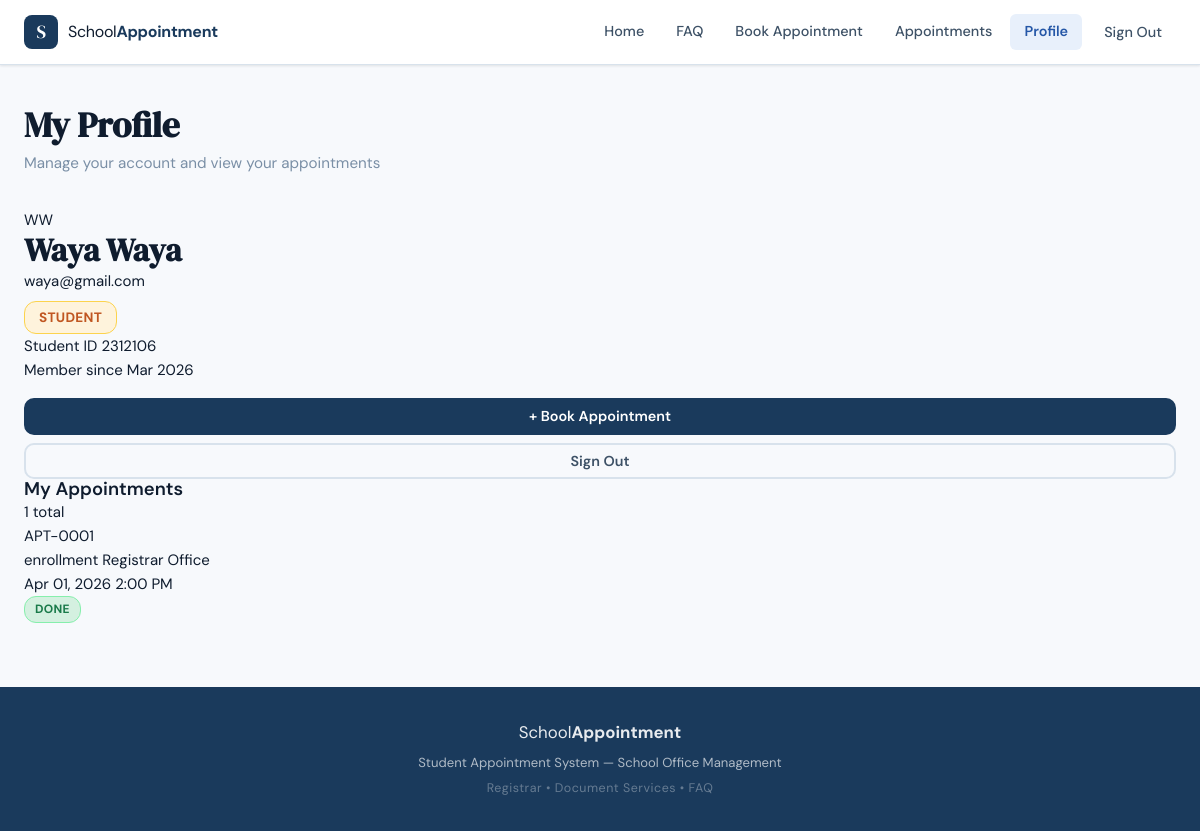
Page /profile/ (signed in) on the committed database.
### accounts/models.py (models this page shows, shortened)
class UserProfile(models.Model):
    ROLE_CHOICES = [
        ('student', 'Student'),
        ('staff', 'Staff'),
        ('admin', 'Admin'),
    ]
    user = models.OneToOneField(User, on_delete=models.CASCADE, related_name='profile')
    role = models.CharField(max_length=20, choices=ROLE_CHOICES, default='student')
    student_id = models.CharField(max_length=50, blank=True, null=True, verbose_name="Student ID")
    contact = models.CharField(max_length=20, blank=True, null=True)
    created_at = models.DateTimeField(auto_now_add=True)

### appointments/models.py (models this page shows, shortened)
class Appointment(models.Model):
    STATUS_CHOICES = [
        ('pending', 'Pending'),
        ('approved', 'Approved'),
        ('done', 'Done'),
        ('cancelled', 'Cancelled'),
    ]
    PURPOSE_CHOICES = [
        ('tor_request', 'Transcript of Records (TOR) Request'),
        ('document_request', 'Document Request'),
        ('certification', 'Certification / Certificate of Enrollment'),
        ('good_moral', 'Good Moral Certificate'),
        ('diploma_request', 'Diploma / Graduation Documents'),
        ('grade_inquiry', 'Grade / Academic Inquiry'),
        ('other', 'Other Concern'),
    ]
    OFFICE_CHOICES = [
        ('registrar', 'Registrar Office'),
        ('document', 'Document Services'),
    ]
    student_name = models.CharField(max_length=150, verbose_name="Full Name")
    student_id = models.CharField(
        max_length=50, blank=True, null=True,
        verbose_name="Student ID / Reference No."
    )
    email = models.EmailField(verbose_name="Email Address")
    contact = models.CharField(max_length=20, verbose_name="Contact Number")
    office = models.CharField(
        max_length=50, choices=OFFICE_CHOICES,
        default='registrar', verbose_name="School Office"
    )
    date = models.DateField(verbose_name="Appointment Date")
    time = models.TimeField(verbose_name="Appointment Time")
    purpose = models.CharField(
        max_length=50, choices=PURPOSE_CHOICES,
        verbose_name="Purpose / Concern"
    )
    notes = models.TextField(
        blank=True, null=True,
        verbose_name="Additional Notes"
    )
    status = models.CharField(
        max_length=20, choices=STATUS_CHOICES,
        default='pending', verbose_name="Status"
    )
    created_at = models.DateTimeField(auto_now_add=True)
    updated_at = models.DateTimeField(auto_now=True)
    class Meta:
        ordering = ['-date', '-time']
        verbose_name = "Appointment"
        verbose_name_plural = "Appointments"
    def get_status_badge_class(self):
        classes = {
            'pending': 'badge-pending',
            'approved': 'badge-approved',
            'done': 'badge-done',
            'cancelled': 'badge-cancelled',
        }
        return classes.get(self.status, 'badge-pending')

### appointments/views.py (the view)
# urls.py: path('profile/',  views.profile_view,  name='profile'),
@login_required
def profile_view(request):
    profile, _ = UserProfile.objects.get_or_create(
        user=request.user,
        defaults={'role': 'student'}
    )
    from appointments.models import Appointment
    my_appointments = Appointment.objects.filter(
        email=request.user.email
    ).order_by('-date')
    return render(request, 'accounts/profile.html', {
        'profile': profile,
        'my_appointments': my_appointments,
    })

### accounts/templates/accounts/profile.html (shortened to what this page needs)
{% extends 'appointments/base.html' %}
{% block content %}
  <div class="page-container">
    <div class="page-header">
      <div class="page-title-group">
        <h1 class="page-title">My Profile</h1>
        <p class="page-subtitle">Manage your account and view your appointments</p>
      </div>
    </div>
    <div class="profile-layout">
      <aside class="profile-sidebar">
        <div class="profile-card">
          <div class="profile-avatar">{{ request.user.first_name|first|upper }}{{ request.user.last_name|first|upper }}</div>
          <h2 class="profile-name">{{ request.user.get_full_name|default:request.user.username }}</h2>
          <p class="profile-email">{{ request.user.email }}</p>
          <span class="badge
          {% if profile.role == 'admin' %}
              badge-approved
            {% elif profile.role == 'staff' %}
              badge-done
            {% else %}
              badge-pending
            {% endif %}
          badge-lg"
            style="margin-top:8px">
            {{ profile.get_role_display }}
          </span>
          <div class="profile-meta">
            {% if profile.student_id %}
              <div class="profile-meta-row">
                <span class="profile-meta-label">Student ID</span>
                <span class="profile-meta-value">{{ profile.student_id }}</span>
              </div>
            {% endif %}
            <div class="profile-meta-row">
              <span class="profile-meta-label">Member since</span>
              <span class="profile-meta-value">{{ request.user.date_joined|date:'M Y' }}</span>
            </div>
          </div>
          {% if not user.profile.role in 'staff,admin' %}
            <a href="{% url 'book_appointment' %}" class="btn btn-primary" style="width:100%;justify-content:center;margin-top:16px">+ Book Appointment</a>
          {% endif %}
          <form method="post" action="{% url 'logout' %}" style="margin-top:8px">
            <button type="submit" class="btn btn-ghost" style="width:100%;justify-content:center">Sign Out</button>
          </form>
        </div>
      </aside>
      <div class="profile-main">
        <div class="profile-section-header">
          <h3>My Appointments</h3>
          <span class="profile-count">{{ my_appointments.count }} total</span>
        </div>
        {% if my_appointments %}
          <div class="profile-appt-list">
            {% for appt in my_appointments %}
              <div class="profile-appt-item">
                <div class="profile-appt-left">
                  <div class="profile-appt-ref">APT-{{ appt.id|stringformat:'04d' }}</div>
                  <div class="profile-appt-info">
                    <span class="profile-appt-purpose">{{ appt.get_purpose_display }}</span>
                    <span class="profile-appt-office">{{ appt.get_office_display }}</span>
                  </div>
                </div>
                <div class="profile-appt-right">
                  <div class="profile-appt-date">
                    <span>{{ appt.date|date:'M d, Y' }}</span>
                    <span>{{ appt.time|time:'g:i A' }}</span>
                  </div>
                  <span class="badge {{ appt.get_status_badge_class }}">{{ appt.get_status_display }}</span>
                </div>
              </div>
            {% endfor %}
          </div>
        {% endif %}
      </div>
    </div>
  </div>
{% endblock %}

### appointments/static/css/style.css (style rules this page uses)
:root { --primary: #1a3a5c; --primary-light: #2557a7; --primary-pale: #e8f0fb; --accent: #e8a020; --accent-light: #fef3dc; --green: #1a7a4a; --green-light: #d4f0e0; --red: #c0392b; --red-light: #fdecea; --orange: #c05621; --orange-light: #fde8d8; --text-dark: #0f1c2e; --text-mid: #3d5166; --text-light: #7a8fa6; --text-faint: #b0bec8; --surface: #ffffff; --surface-2: #f7f9fc; --surface-3: #eef2f7; --border: #d8e2ec; --border-light: #eef2f7; --radius-sm: 6px; --radius: 10px; --radius-lg: 16px; --radius-xl: 24px; --shadow-sm: 0 1px 3px rgba(15,28,46,.07), 0 1px 2px rgba(15,28,46,.04); --shadow: 0 4px 12px rgba(15,28,46,.08), 0 1px 4px rgba(15,28,46,.05); --shadow-lg: 0 12px 32px rgba(15,28,46,.12), 0 4px 12px rgba(15,28,46,.06); --nav-h: 64px; --font-display: 'DM Serif Display', Georgia, serif; --font-body: 'DM Sans', system-ui, sans-serif; --transition: 200ms cubic-bezier(.4,0,.2,1); }
*, *::before, *::after { box-sizing: border-box; margin: 0; padding: 0; }
html { scroll-behavior: smooth; -webkit-font-smoothing: antialiased; }
body { font-family: var(--font-body); font-size: 15px; line-height: 1.6; color: var(--text-dark); background: var(--surface-2); min-height: 100vh; display: flex; flex-direction: column; }
a { color: inherit; text-decoration: none; }
button { font-family: inherit; cursor: pointer; border: none; background: none; }
h1, h2, h3, h4 { font-family: var(--font-display); line-height: 1.15; color: var(--text-dark); }
h1 { font-size: clamp(2rem, 5vw, 3rem); }
h2 { font-size: clamp(1.4rem, 3vw, 2rem); }
h3 { font-size: 1.15rem; font-family: var(--font-body); font-weight: 600; }
.btn { display: inline-flex; align-items: center; gap: 6px; padding: 9px 18px; border-radius: var(--radius); font-size: .9rem; font-weight: 600; line-height: 1; transition: all var(--transition); cursor: pointer; border: 2px solid transparent; white-space: nowrap; }
.btn-primary { background: var(--primary); color: #fff; border-color: var(--primary); }
.btn-ghost { background: transparent; color: var(--text-mid); border-color: var(--border); }
.page-container { max-width: 1200px; margin: 0 auto; padding: 40px 24px 64px; }
.page-header { margin-bottom: 32px; }
.page-title { font-size: clamp(1.5rem, 3vw, 2.2rem); color: var(--text-dark); }
.page-subtitle { margin-top: 6px; color: var(--text-light); font-size: .95rem; }
.badge { display: inline-flex; align-items: center; padding: 3px 10px; border-radius: 12px; font-size: .75rem; font-weight: 700; letter-spacing: .3px; text-transform: uppercase; white-space: nowrap; }
.badge-lg { font-size: .85rem; padding: 5px 14px; }
.badge-pending { background: var(--accent-light); color: var(--orange); border: 1px solid #fcd34d; }
.badge-done { background: var(--green-light); color: var(--green); border: 1px solid #86efac; }

### rows in the picture
UserProfile: role "STUDENT", student_id "2312106"
Appointment: id "0001", purpose "enrollment", office "Registrar Office", date "Apr 01, 2026", time "2:00 PM", status "DONE"

### other values in the picture
{{ request.user.first_name|first|upper }} "W"
{{ request.user.last_name|first|upper }} "W"
{{ request.user.get_full_name|default:request.user.username }} "Waya Waya"
{{ request.user.email }} "waya@gmail.com"
{{ request.user.date_joined|date:'M Y' }} "Mar 2026"
{{ my_appointments.count }} "1"
